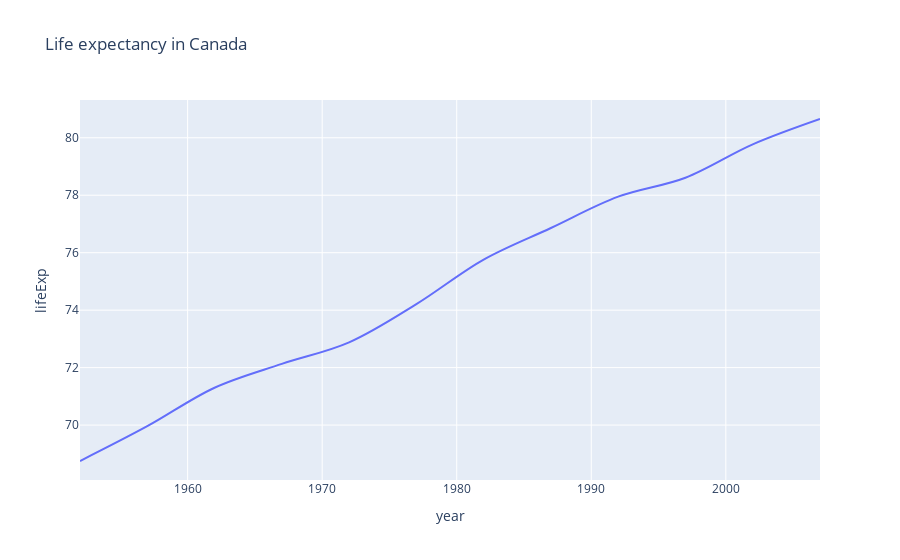

Notebook code for this chart:
### Markdown cell above
## plotly

### Code cell
import plotly.express as px
df = px.data.gapminder().query("country=='Canada'")
fig = px.line(df, x="year", y="lifeExp", title='Life expectancy in Canada', line_shape = 'spline')
fig.show()

### Figure 1 — Plotly figure (JSON) as saved in the notebook; plotly's stock layout.template omitted (floating-point values rounded to 4 significant figures)
{"data": [{"hovertemplate": "year=%{x}<br>lifeExp=%{y}<extra></extra>", "legendgroup": "", "line": {"color": "#636efa", "dash": "solid", "shape": "spline"}, "marker": {"symbol": "circle"}, "mode": "lines", "name": "", "orientation": "v", "showlegend": false, "type": "scatter", "x": [1952, 1957, 1962, 1967, 1972, 1977, 1982, 1987, 1992, 1997, 2002, 2007], "xaxis": "x", "y": [68.75, 69.96, 71.3, 72.13, 72.88, 74.21, 75.76, 76.86, 77.95, 78.61, 79.77, 80.65], "yaxis": "y"}], "layout": {"legend": {"tracegroupgap": 0}, "title": {"text": "Life expectancy in Canada"}, "xaxis": {"anchor": "y", "domain": [0, 1], "title": {"text": "year"}}, "yaxis": {"anchor": "x", "domain": [0, 1], "title": {"text": "lifeExp"}}}}
